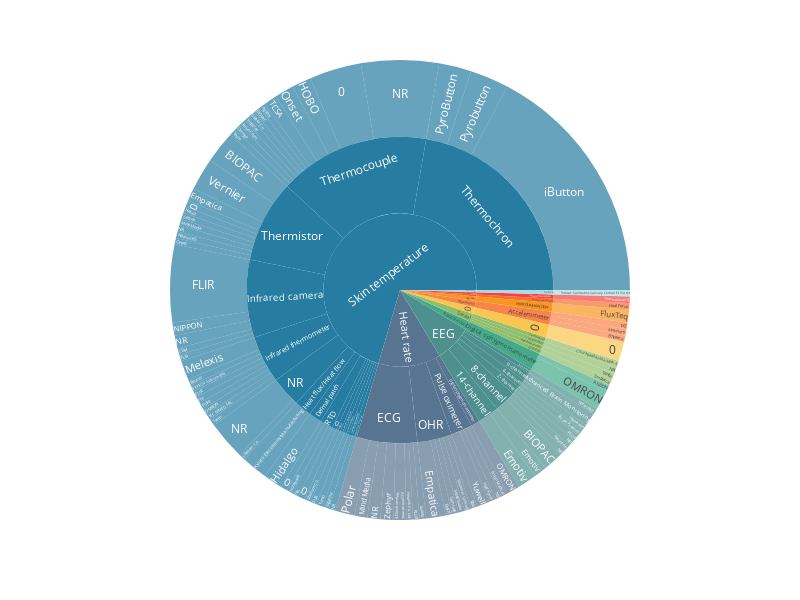

Notebook source saved alongside this figure:
### Code cell
data = (
    df[["exp-id", "physio-parameter", "physio-sensor-type", "physio-sensor-brand"]]
    .dropna()
    .drop_duplicates(subset=["exp-id", "physio-parameter"])
)

fig = px.sunburst(
    data, path=["physio-parameter", "physio-sensor-type", "physio-sensor-brand"], width=800, height=600, template=CHART_LAYOUT.template.value
)

fig.show()

# TK: This is a cool graphic, much cooler even when interactive. For print, I wouldn't go too deep with the level of detail.

### Figure 1 — Plotly figure (JSON) as saved in the notebook; plotly's stock layout.template omitted (floating-point values rounded to 4 significant figures; data arrays with more than 128 entries replaced by an {"elided": "..."} marker saying what was removed)
{"data": [{"branchvalues": "total", "domain": {"x": [0, 1], "y": [0, 1]}, "hovertemplate": "labels=%{label}<br>count=%{value}<br>parent=%{parent}<br>id=%{id}<extra></extra>", "ids": {"elided": "144 str values"}, "labels": {"elided": "144 str values"}, "name": "", "parents": {"elided": "144 str values"}, "type": "sunburst", "values": {"elided": "144 int values"}}], "layout": {"height": 600, "legend": {"tracegroupgap": 0}, "margin": {"t": 60}, "width": 800}}
